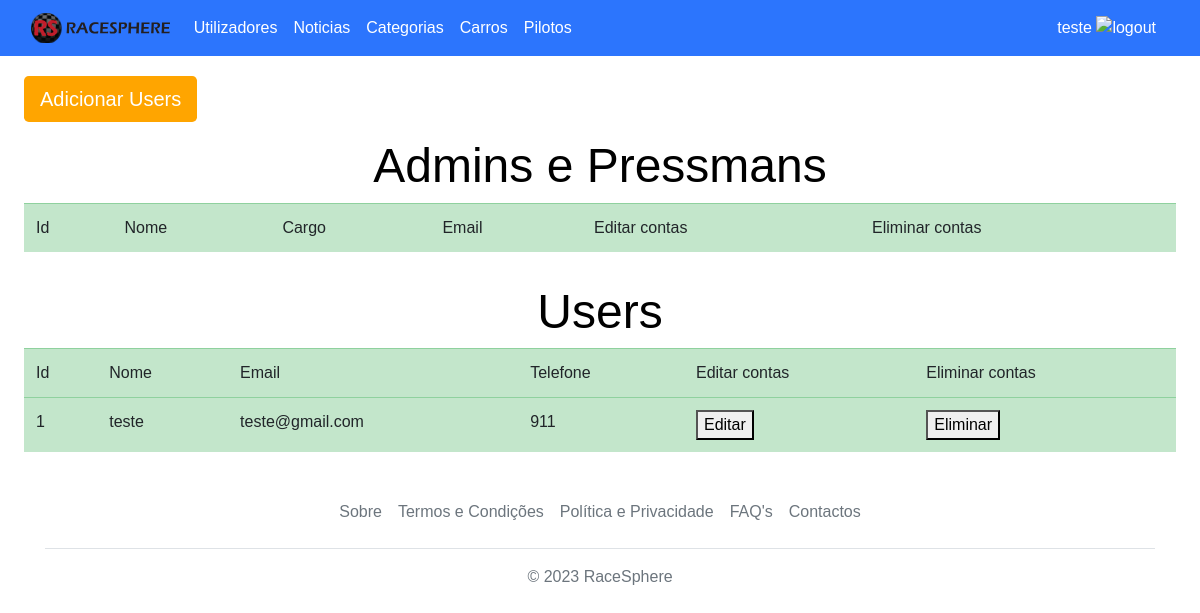
The page /RaceSphere-v1.0/admin/userManagement.php (signed in) on the database its author committed.
### tables this page shows
CREATE TABLE `utilizador` (
  `id_user` int(11) NOT NULL,
  `nome_user` varchar(100) NOT NULL,
  `email_user` varchar(100) NOT NULL,
  `password_user` varchar(150) NOT NULL,
  `telefone_user` int(11) DEFAULT NULL
);

### RaceSphere-v1.0/admin/userManagement.php (the view, shortened to what this page needs)
<!DOCTYPE html>
<html lang="en">
<head>
    <?php
    include 'bootstrapInc.php';
    ?>
    <link rel="stylesheet" href="../css/danielribeiro.css">
    <link rel="stylesheet" href="https://cdnjs.cloudflare.com/ajax/libs/font-awesome/4.7.0/css/font-awesome.min.css">
</head>
<body id="rally-index">
    <?php
    include 'navbar.php';
    include '../sqli/conn.php';
    ?>
    <div id="botaoAddUsers">
        <a href="addUsers.php"><button class="btn btn-primary btn-lg">Adicionar Users</button></a>
    </div>
    <div id="tabelasListagemUsers">
        <?php
        $query = "select * from administrador order by nome_admin";
        $result_set = $conn->query($query);
        if ($result_set) {
            ?>
            <h1>Admins e Pressmans</h1>
            <table class="table table-success table-striped-columns">
                <tr>
                    <th>Id</th>
                    <th>Nome</th>
                    <th>Cargo</th>
                    <th>Email</th>
                    <th>Editar contas</th>
                    <th>Eliminar contas</th>
                </tr>
            </table>
            <?php
        } else {
            $code = $conn->errno;
            $message = $conn->error;
            printf("<p>Query error: %d %s</p>", $code, $message);
        }
        $query = "select * from utilizador order by nome_user";
        $result_set = $conn->query($query);
        if ($result_set) {
            ?>
            <h1>Users</h1>
            <table class="table table-success table-striped-columns">
                <tr>
                    <th>Id</th>
                    <th>Nome</th>
                    <th>Email</th>
                    <th>Telefone</th>
                    <th>Editar contas</th>
                    <th>Eliminar contas</th>
                </tr>
                <?php
                while ($row = $result_set->fetch_assoc()) {
                    $id_user = $row['id_user'];
                    ?>
                    <tr>
                        <td>
                            <?php
                            echo $row['id_user'];
                            ?>
                        </td>
                        <td>
                            <?php
                            echo $row['nome_user'];
                            ?>
                        </td>
                        <td>
                            <?php
                            echo $row['email_user'];
                            ?>
                        </td>
                        <td>
                            <?php
                            echo $row['telefone_user'];
                            ?>
                        </td>
                        <td>
                            <form action="editUsers.php" method="POST"><button><a
                                        href="editUsers.php?id=<?= $id_user ?>">Editar</a></button></form>
                        </td>
                        <td>
                            <form action="userManagement.php" method="POST"><button name="eliminaruser" type="submit"
                                    value="<?php echo $id_user ?>" onclick='this.form.submit()'>Eliminar</button></form>
                        </td>
                    </tr>
                    <?php
                }
                ?>
            </table>
            <?php
        } else {
            $code = $conn->errno;
            $message = $conn->error;
            printf("<p>Query error: %d %s</p>", $code, $message);
        }
                ?>
    </div>
    <?php
    include '../footer.php';
    ?>
</body>
</html>

### RaceSphere-v1.0/css/main.css (style rules this page uses)
body { margin: 0; font-family: 'Roboto Condensed', sans-serif; font-weight: lighter; }

### RaceSphere-v1.0/css/danielribeiro.css (style rules this page uses)
h1 { margin-top: 0; padding-top: 15px; text-align: center; font-size: 300%; }
body#rally-index { margin: 0; padding: 0; overflow-x: hidden; }
div#tabelasListagemUsers { padding-left: 2%; padding-right: 2%; }
div#tabelasListagemUsers h1 { color: black; }
a { text-decoration: none; color: black; }
div#botaoAddUsers { padding-left: 2%; padding-top: 20px; }
*, body { font-family: 'Poppins', sans-serif; font-weight: 400; -webkit-font-smoothing: antialiased; text-rendering: optimizeLegibility; -moz-osx-font-smoothing: grayscale; }
html, body { background-color: white; }
.btn-primary { background-color: orange; outline: none; border: 0px; box-shadow: none; }

### rows shown on the page
utilizador: id_user "1", nome_user "teste", email_user "teste@gmail.com", telefone_user "911"

### other values the page prints
$_SESSION["nome"] "teste"
